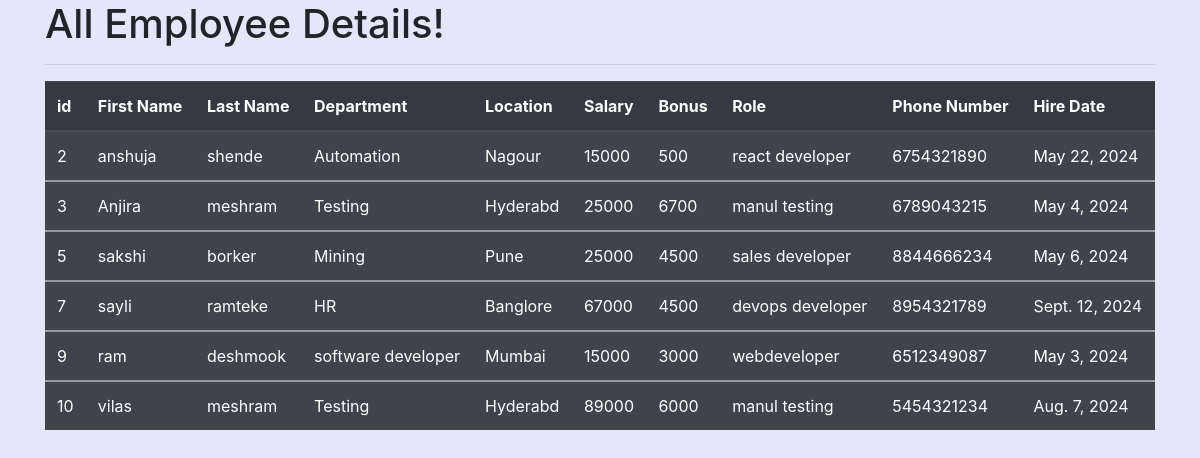
Page /all_emp/ on the committed database.
### emp_app/models.py (models this page shows, shortened)
class Employee(models.Model):
    first_name = models.CharField(max_length=100,null=False)
    last_name = models.CharField(max_length=100)
    dept = models.ForeignKey(Department,on_delete=models.CASCADE)
    salary = models.IntegerField(default=0)
    bonus = models.IntegerField(default=0)
    role = models.ForeignKey(Role,on_delete=models.CASCADE)
    phone = models.IntegerField(default=0)
    hire_date = models.DateField()

class Department(models.Model):
    name = models.CharField(max_length=100,null=False)
    location = models.CharField(max_length=200)

class Role(models.Model):
    name = models.CharField(max_length=100,null=False)

### emp_app/views.py (the view)
# urls.py: path('all_emp/', views.all_emp),
def all_emp(request):
    emp_list = Employee.objects.all()
    my_dict = {'emp_list':emp_list}
    return render(request,'testapp/all_emp.html',my_dict)

### templates/testapp/all_emp.html (shortened to what this page needs)
<!doctype html>
{% load static %}
<html lang="en">
  <head>
    <link rel="stylesheet" href="https://cdn.jsdelivr.net/npm/bootstrap@4.5.3/dist/css/bootstrap.min.css">
  </head>
  <body>
   <div class="container">
     <h1>All Employee Details!</h1>
     <hr>
     <table class="table table-striped table-dark">
       <thead>
           <th>id</th>
           <th>First Name</th>
           <th>Last Name</th>
           <th>Department</th>
           <th>Location</th>
           <th>Salary</th>
           <th>Bonus</th>
           <th>Role</th>
           <th>Phone Number</th>
           <th>Hire Date</th>
       </thead>
       {% for emp in emp_list %}
       <tbody>
       <tr>
           <td>{{emp.id}}</td>
           <td>{{emp.first_name}}</td>
           <td>{{emp.last_name}}</td>
           <td>{{emp.dept.name}}</td>
           <td>{{emp.dept.location}}</td>
           <td>{{emp.salary}}</td>
           <td>{{emp.bonus}}</td>
           <td>{{emp.role.name}}</td>
           <td>{{emp.phone}}</td>
           <td>{{emp.hire_date}}</td>
       </tr>
       </tbody>
       {% endfor %}
     </table>
   </div>
  </body>
</html>

### templates/testapp/all_emp.html (style rules this page uses)
body { background-color:#E6E6FA; }

### rows in the picture
Employee: id "2", first_name "anshuja", last_name "shende", dept.name "Automation", dept.location "Nagour", salary "15000", bonus "500", role.name "react developer", phone "6754321890", hire_date "May 22, 2024"
Employee: id "3", first_name "Anjira", last_name "meshram", dept.name "Testing", dept.location "Hyderabd", salary "25000", bonus "6700", role.name "manul testing", phone "6789043215", hire_date "May 4, 2024"
Employee: id "5", first_name "sakshi", last_name "borker", dept.name "Mining", dept.location "Pune", salary "25000", bonus "4500", role.name "sales developer", phone "8844666234", hire_date "May 6, 2024"
Employee: id "7", first_name "sayli", last_name "ramteke", dept.name "HR", dept.location "Banglore", salary "67000", bonus "4500", role.name "devops developer", phone "8954321789", hire_date "Sept. 12, 2024"
Employee: id "9", first_name "ram", last_name "deshmook", dept.name "software developer", dept.location "Mumbai", salary "15000", bonus "3000", role.name "webdeveloper", phone "6512349087", hire_date "May 3, 2024"
Employee: id "10", first_name "vilas", last_name "meshram", dept.name "Testing", dept.location "Hyderabd", salary "89000", bonus "6000", role.name "manul testing", phone "5454321234", hire_date "Aug. 7, 2024"
